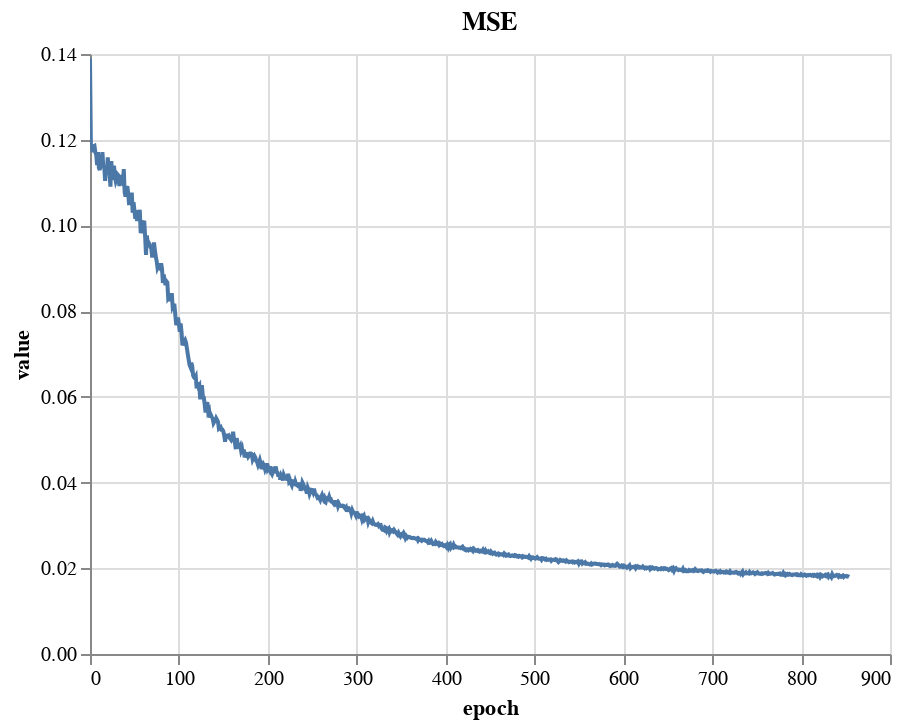

Notebook source saved alongside this figure:
### Markdown cell above
### Training history

### Code cell
from evaluate import training_history

hist = training_history(cfg.path_history_pickle)
hist.plot_mse()

### Figure 1 — Vega-Lite specification as saved in the notebook (floating-point values rounded to 4 significant figures; data arrays with more than 128 entries replaced by an {"elided": "..."} marker saying what was removed)
{"datasets": {"data-ca41706ba7aef9ad6a08778afb6438a0": {"elided": "855 records"}}, "encoding": {"tooltip": [{"type": "quantitative", "field": "epoch"}, {"type": "nominal", "field": "variable"}], "color": {"type": "nominal", "field": "variable", "legend": null}, "y": {"type": "quantitative", "field": "value"}, "x": {"type": "quantitative", "field": "epoch"}}, "selection": {"selector001": {"encodings": ["x", "y"], "type": "interval", "bind": "scales"}}, "config": {"view": {"continuousWidth": 400, "continuousHeight": 300}}, "mark": "line", "data": {"name": "data-ca41706ba7aef9ad6a08778afb6438a0"}, "title": "MSE", "$schema": "https://vega.github.io/schema/vega-lite/v4.0.2.json"}
